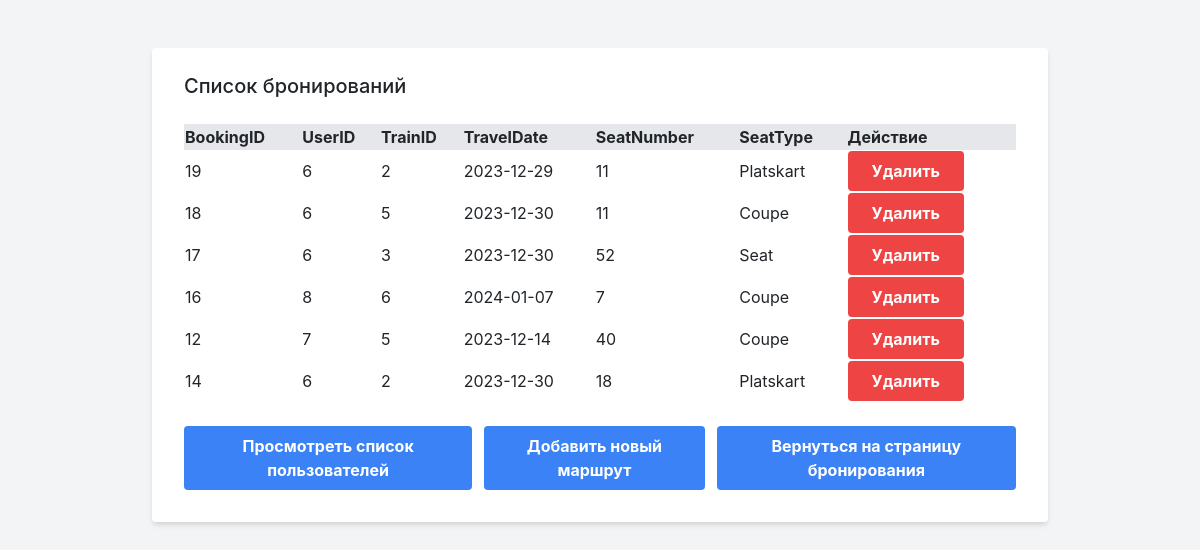
The app's page /bookings_list.php with its own data.
### tables this page shows
CREATE TABLE IF NOT EXISTS `bookings` (
  `BookingID` int NOT NULL AUTO_INCREMENT,
  `UserID` int DEFAULT NULL,
  `TrainID` int DEFAULT NULL,
  `TravelDate` date DEFAULT NULL,
  `SeatNumber` int DEFAULT NULL,
  `SeatType` varchar(50) NOT NULL,
  PRIMARY KEY (`BookingID`)
);

### bookings_list.php (the view, shortened to what this page needs)
<?php
require 'db.php';
$sql = "SELECT * FROM Bookings";
$result = mysqli_query($link, $sql);
?>
<!DOCTYPE html>
<html>
<head>
    <link href="https://cdn.jsdelivr.net/npm/tailwindcss@2.0.3/dist/tailwind.min.css" rel="stylesheet">
    <link href="https://maxcdn.bootstrapcdn.com/bootstrap/4.5.2/css/bootstrap.min.css" rel="stylesheet">
    <link href="styles.css" rel="stylesheet">
</head>
<body class="bg-gray-100">
<div class="container mx-auto px-4 py-5">
    <div class="max-w-4xl mx-auto bg-white shadow-md rounded px-8 pt-6 pb-8 mb-4">
        <h1 class="text-xl mb-4">Список бронирований</h1>
        <table class="table-auto w-full mb-4">
            <thead class="bg-gray-200">
            <tr>
                <th>BookingID</th>
                <th>UserID</th>
                <th>TrainID</th>
                <th>TravelDate</th>
                <th>SeatNumber</th>
                <th>SeatType</th>
                <th>Действие</th>
            </tr>
            </thead>
            <tbody>
            <?php
            if (mysqli_num_rows($result) > 0) {
                while ($row = mysqli_fetch_assoc($result)) {
                    echo "<tr>";
                    echo "<td>" . $row['BookingID'] . "</td>";
                    echo "<td>" . $row['UserID'] . "</td>";
                    echo "<td>" . $row['TrainID'] . "</td>";
                    echo "<td>" . $row['TravelDate'] . "</td>";
                    echo "<td>" . $row['SeatNumber'] . "</td>";
                    echo "<td>" . $row['SeatType'] . "</td>";
                    echo "<td><button @click='deleteBooking(" . $row['BookingID'] . ")' class='bg-red-500 hover:bg-red-700 text-white font-bold py-2 px-4 rounded'>Удалить</button></td>";
                    echo "</tr>";
                }
            }
            ?>
            </tbody>
        </table>
        <div class="flex justify-center space-x-3">
            <button onclick="window.location.href='users_list.php'" class="bg-blue-500 hover:bg-blue-700 text-white font-bold py-2 px-4 rounded">Просмотреть список пользователей</button>
            <button onclick="window.location.href='add_route.php'" class="bg-blue-500 hover:bg-blue-700 text-white font-bold py-2 px-4 rounded">Добавить новый маршрут</button>
            <button onclick="window.location.href='booking.php'" class="bg-blue-500 hover:bg-blue-700 text-white font-bold py-2 px-4 rounded">Вернуться на страницу бронирования</button>
        </div>
    </div>
</div>
</body>
</html>

### styles.css (style rules this page uses)
.container { width: 100%; max-width: 1200px; margin: 0 auto; padding: 0 1rem; }

### records on screen
bookings: BookingID "19", UserID "6", TrainID "2", TravelDate "2023-12-29", SeatNumber "11", SeatType "Platskart"
bookings: BookingID "18", UserID "6", TrainID "5", TravelDate "2023-12-30", SeatNumber "11", SeatType "Coupe"
bookings: BookingID "17", UserID "6", TrainID "3", TravelDate "2023-12-30", SeatNumber "52", SeatType "Seat"
bookings: BookingID "16", UserID "8", TrainID "6", TravelDate "2024-01-07", SeatNumber "7", SeatType "Coupe"
bookings: BookingID "12", UserID "7", TrainID "5", TravelDate "2023-12-14", SeatNumber "40", SeatType "Coupe"
bookings: BookingID "14", UserID "6", TrainID "2", TravelDate "2023-12-30", SeatNumber "18", SeatType "Platskart"
